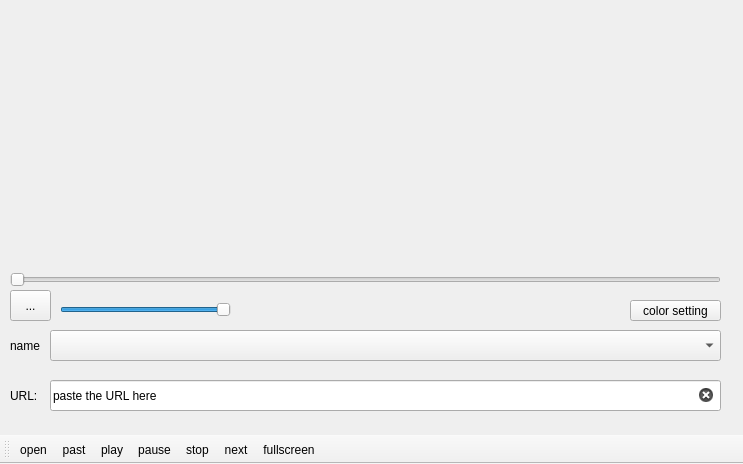
<?xml version="1.0" encoding="UTF-8"?>
<ui version="4.0">
 <class>MainWindow</class>
 <widget class="QMainWindow" name="MainWindow">
  <property name="geometry">
   <rect>
    <x>0</x>
    <y>0</y>
    <width>743</width>
    <height>464</height>
   </rect>
  </property>
  <property name="mouseTracking">
   <bool>false</bool>
  </property>
  <property name="tabletTracking">
   <bool>false</bool>
  </property>
  <property name="acceptDrops">
   <bool>false</bool>
  </property>
  <property name="windowTitle">
   <string>MainWindow</string>
  </property>
  <widget class="QWidget" name="centralwidget">
   <widget class="QWidget" name="horizontalLayoutWidget">
    <property name="geometry">
     <rect>
      <x>10</x>
      <y>0</y>
      <width>721</width>
      <height>261</height>
     </rect>
    </property>
    <layout class="QHBoxLayout" name="display"/>
   </widget>
   <widget class="QSlider" name="durationSlider">
    <property name="geometry">
     <rect>
      <x>10</x>
      <y>270</y>
      <width>711</width>
      <height>20</height>
     </rect>
    </property>
    <property name="orientation">
     <enum>Qt::Horizontal</enum>
    </property>
   </widget>
   <widget class="QComboBox" name="playlistN">
    <property name="geometry">
     <rect>
      <x>50</x>
      <y>330</y>
      <width>671</width>
      <height>31</height>
     </rect>
    </property>
    <property name="currentText">
     <string/>
    </property>
    <property name="currentIndex">
     <number>-1</number>
    </property>
    <property name="maxVisibleItems">
     <number>20</number>
    </property>
   </widget>
   <widget class="QToolButton" name="soundButton">
    <property name="geometry">
     <rect>
      <x>10</x>
      <y>290</y>
      <width>41</width>
      <height>31</height>
     </rect>
    </property>
    <property name="text">
     <string>...</string>
    </property>
   </widget>
   <widget class="QSlider" name="soundSlider">
    <property name="geometry">
     <rect>
      <x>60</x>
      <y>300</y>
      <width>171</width>
      <height>20</height>
     </rect>
    </property>
    <property name="value">
     <number>99</number>
    </property>
    <property name="orientation">
     <enum>Qt::Horizontal</enum>
    </property>
   </widget>
   <widget class="QPushButton" name="colorButton">
    <property name="geometry">
     <rect>
      <x>630</x>
      <y>300</y>
      <width>91</width>
      <height>21</height>
     </rect>
    </property>
    <property name="text">
     <string>color setting</string>
    </property>
   </widget>
   <widget class="QLineEdit" name="lineEdit">
    <property name="geometry">
     <rect>
      <x>50</x>
      <y>380</y>
      <width>671</width>
      <height>31</height>
     </rect>
    </property>
    <property name="autoFillBackground">
     <bool>false</bool>
    </property>
    <property name="text">
     <string>paste the URL here</string>
    </property>
    <property name="frame">
     <bool>true</bool>
    </property>
    <property name="dragEnabled">
     <bool>false</bool>
    </property>
    <property name="readOnly">
     <bool>false</bool>
    </property>
    <property name="clearButtonEnabled">
     <bool>true</bool>
    </property>
   </widget>
   <widget class="QLabel" name="label">
    <property name="geometry">
     <rect>
      <x>10</x>
      <y>330</y>
      <width>31</width>
      <height>31</height>
     </rect>
    </property>
    <property name="text">
     <string>name :</string>
    </property>
   </widget>
   <widget class="QLabel" name="label_2">
    <property name="geometry">
     <rect>
      <x>10</x>
      <y>380</y>
      <width>41</width>
      <height>31</height>
     </rect>
    </property>
    <property name="text">
     <string>URL:</string>
    </property>
   </widget>
  </widget>
  <widget class="QToolBar" name="toolBar">
   <property name="windowTitle">
    <string>toolBar</string>
   </property>
   <attribute name="toolBarArea">
    <enum>BottomToolBarArea</enum>
   </attribute>
   <attribute name="toolBarBreak">
    <bool>false</bool>
   </attribute>
   <addaction name="actionopen"/>
   <addaction name="actionpast"/>
   <addaction name="actionplay"/>
   <addaction name="actionpause"/>
   <addaction name="actionstop"/>
   <addaction name="actionnext"/>
   <addaction name="actionfullscreen"/>
  </widget>
  <action name="actionopen">
   <property name="icon">
    <iconset resource="icons/icons.qrc">
     <normaloff>:/images/Folder-Open-icon.png</normaloff>:/images/Folder-Open-icon.png</iconset>
   </property>
   <property name="text">
    <string>open</string>
   </property>
  </action>
  <action name="actionpause">
   <property name="icon">
    <iconset resource="icons/icons.qrc">
     <normaloff>:/images/icons8-pausing-the-music-and-audio-button-on-an-application-50.png</normaloff>:/images/icons8-pausing-the-music-and-audio-button-on-an-application-50.png</iconset>
   </property>
   <property name="text">
    <string>pause</string>
   </property>
  </action>
  <action name="actionplay">
   <property name="icon">
    <iconset resource="icons/icons.qrc">
     <normaloff>:/images/icons8-circled-play-48 (1).png</normaloff>:/images/icons8-circled-play-48 (1).png</iconset>
   </property>
   <property name="text">
    <string>play</string>
   </property>
  </action>
  <action name="actionstop">
   <property name="icon">
    <iconset resource="icons/icons.qrc">
     <normaloff>:/images/icons8-stop-64.png</normaloff>:/images/icons8-stop-64.png</iconset>
   </property>
   <property name="text">
    <string>stop</string>
   </property>
  </action>
  <action name="actionfullscreen">
   <property name="icon">
    <iconset resource="icons/icons.qrc">
     <normaloff>:/images/icons8-fullscreen-32.png</normaloff>:/images/icons8-fullscreen-32.png</iconset>
   </property>
   <property name="text">
    <string>fullscreen</string>
   </property>
  </action>
  <action name="actionnext">
   <property name="icon">
    <iconset resource="icons/icons.qrc">
     <normaloff>:/images/icons8-rewinding-the-same-song-of-a-single-track-48 (1) - Copy.png</normaloff>:/images/icons8-rewinding-the-same-song-of-a-single-track-48 (1) - Copy.png</iconset>
   </property>
   <property name="text">
    <string>next</string>
   </property>
  </action>
  <action name="actionpast">
   <property name="icon">
    <iconset resource="icons/icons.qrc">
     <normaloff>:/images/icons8-rewinding-the-same-song-of-a-single-track-48 (1).png</normaloff>:/images/icons8-rewinding-the-same-song-of-a-single-track-48 (1).png</iconset>
   </property>
   <property name="text">
    <string>past</string>
   </property>
  </action>
 </widget>
 <resources>
  <include location="icons/icons.qrc"/>
 </resources>
 <connections/>
</ui>
